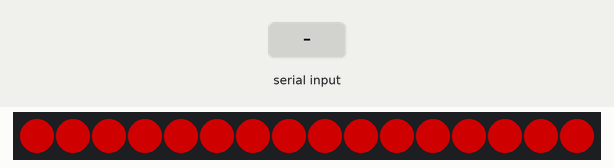
A sketch run on a simulated Arduino Uno, built with avr-gcc and run on an emulated ATmega328P. Parts: 16 RGB LEDs in strip order, left to right. The test bench sets the inputs (shaded band). Dim RGB values are drawn brighter than linear.

Above: at 1.2 s.
1.3 s: "n" received over Serial
At 1.7 s:
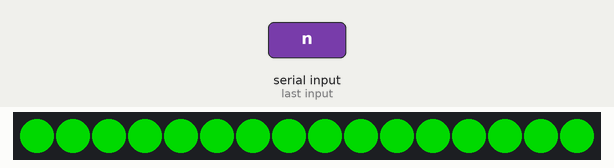
3.9 s: "n" received over Serial
At 4.17 s:
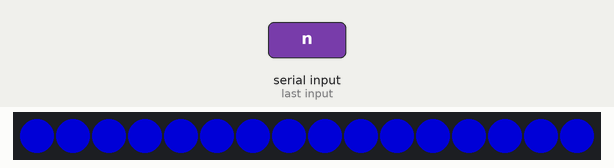
6.4 s: "n" received over Serial
At 6.64 s:
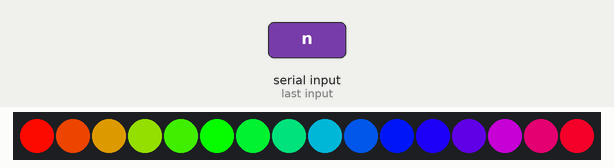
8.9 s: "n" received over Serial
At 9.02 s:
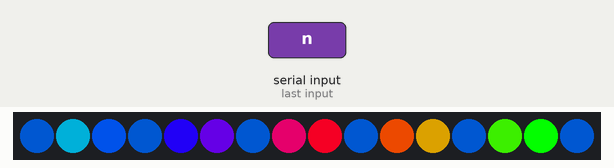
Timing chart, 0 to 11.9 s (numbered marks = the images above; inputs shaded):
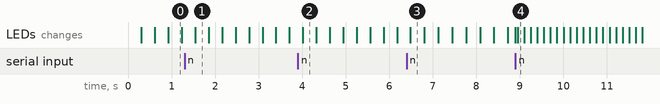

The sketch:

deck.ino
```cpp
#include <Adafruit_NeoPixel.h>

#define PIN        6   // NeoPixel data pin
#define NUMPIXELS  16  // Number of NeoPixels in your strip

Adafruit_NeoPixel strip = Adafruit_NeoPixel(NUMPIXELS, PIN, NEO_GRB + NEO_KHZ800);

int mode = 0; // Start in mode 0
uint16_t j = 0; // For rainbow cycle
uint32_t lastUpdate = 0; // For non-blocking delay
uint8_t brightness = 0; // For breathing effect
bool increasing = true; // For breathing effect
int wipeIndex = 0; // For colorWipe

void setup() {
  strip.begin();
  strip.show(); // Initialize all pixels to 'off'
  Serial.begin(9600); // Initialize serial communication at 9600 bits per second
}

void loop() {
  while (Serial.available() > 0) { // If data is available to read
    char c = Serial.read(); // Read it
    if (c == 'n') { // If 'n' was received
      mode++; // Switch to the next mode
      if (mode > 5) mode = 0; // If we've gone past the last mode, wrap around to the first one
    }
  }

  switch (mode) {
    case 0:
      if (millis() - lastUpdate > 10) { // Non-blocking delay
        lastUpdate = millis();
        brightnessUpdate(); // Update brightness for breathing effect
        setAllLEDs( brightness + 100, 0, 0); // Red
      }
      break;
    case 1:
      if (millis() - lastUpdate > 10) { // Non-blocking delay
        lastUpdate = millis();
        brightnessUpdate(); // Update brightness for breathing effect
        setAllLEDs(0, brightness + 100, 0); // Green
      }
      break;
    case 2:
      if (millis() - lastUpdate > 10) { // Non-blocking delay
        lastUpdate = millis();
        brightnessUpdate(); // Update brightness for breathing effect
        setAllLEDs(0, 0, brightness + 100); // Blue
      }
      break;
    case 3:
      if (millis() - lastUpdate > 20) { // Non-blocking delay
        lastUpdate = millis();
        rainbowCycleUpdate(); // Update rainbow cycle
      }
      break;
    case 4:
      if (millis() - lastUpdate > 50) { // Non-blocking delay
        lastUpdate = millis();
        theaterChase(strip.Color(0, 50, 120), 150);
      }
      break;
    case 5:
      if (millis() - lastUpdate > 50) { // Non-blocking delay
        lastUpdate = millis();
        colorWipe(strip.Color(255, 0, 0), 100); // Red
      }
      break;
  }
}

void setAllLEDs(uint8_t red, uint8_t green, uint8_t blue) {
  for (int i = 0; i < strip.numPixels(); i++) {
    strip.setPixelColor(i, strip.Color(red, green, blue));
  }
  strip.show();
}

void rainbowCycleUpdate() {
  for (uint16_t i = 0; i < strip.numPixels(); i++) {
    strip.setPixelColor(i, Wheel(((i * 256 / strip.numPixels()) + j) & 255));
  }
  strip.show();
  j++;
  if (j >= 256 * 5) { // 5 cycles of all colors on wheel
    j = 0;
  }
}

void brightnessUpdate() {
  if (increasing) {
    brightness++;
    if (brightness >= 50) increasing = false;
  } else {
    brightness--;
    if (brightness <= 0) increasing = true;
  }
}

uint32_t Wheel(byte WheelPos) {
  WheelPos = 255 - WheelPos;
  if (WheelPos < 85) {
    return strip.Color(255 - WheelPos * 3, 0, WheelPos * 3);
  }
  if (WheelPos < 170) {
    WheelPos -= 85;
    return strip.Color(0, WheelPos * 3, 255 - WheelPos * 3);
  }
  WheelPos -= 170;
  return strip.Color(WheelPos * 3, 255 - WheelPos * 3, 0);
}

void theaterChase(uint32_t color, int wait) {
  for (int j = 0; j < 10; j++) {  // Do 10 cycles of chasing
    for (int q = 0; q < 3; q++) {
      for (uint16_t i = 0; i < strip.numPixels(); i = i + 3) {
        strip.setPixelColor(i + q, color);  // Turn every third pixel on
      }
      strip.show();

      delay(wait);

      for (uint16_t i = 0; i < strip.numPixels(); i = i + 3) {
        strip.setPixelColor(i + q, 0);      // Turn every third pixel off
      }
    }
  }
}

void colorWipe(uint32_t color, int wait) {
  for (uint16_t i = 0; i < strip.numPixels(); i++) {
    strip.setPixelColor(i, color); // Set pixel's color
    strip.show(); // Update strip
    delay(wait); // Pause for a moment
  }
  for (uint16_t i = 0; i < strip.numPixels(); i++) {
    strip.setPixelColor(i, strip.Color(0, 0, 0)); // Set pixel's color
    strip.show(); // Update strip
    delay(wait); // Pause for a moment
  }
}
```

Measured:
- after the input at 1.3 s, the LEDs: change after 0.25 s (image 1)
- after the input at 3.9 s, the LEDs: change after 0.12 s (image 2)
- after the input at 6.4 s, the LEDs: change after 0.09 s (image 3)
- after the input at 8.9 s, the LEDs: change after 0.05 s (image 4)
